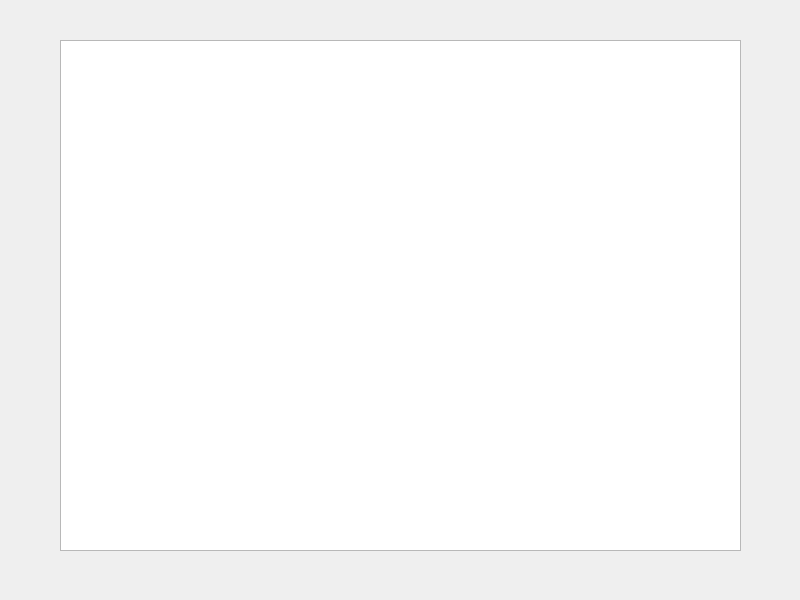
<?xml version="1.0" encoding="UTF-8"?>
<ui version="4.0">
 <class>Widget</class>
 <widget class="QWidget" name="Widget">
  <property name="geometry">
   <rect>
    <x>0</x>
    <y>0</y>
    <width>800</width>
    <height>600</height>
   </rect>
  </property>
  <property name="windowTitle">
   <string>Widget</string>
  </property>
  <widget class="QTextEdit" name="textEdit">
   <property name="geometry">
    <rect>
     <x>60</x>
     <y>40</y>
     <width>681</width>
     <height>511</height>
    </rect>
   </property>
  </widget>
 </widget>
 <resources/>
 <connections/>
</ui>
